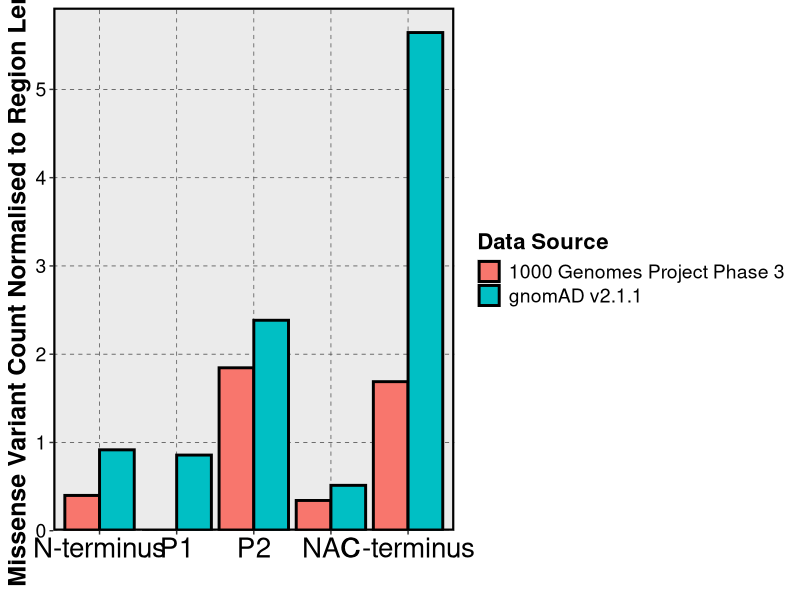
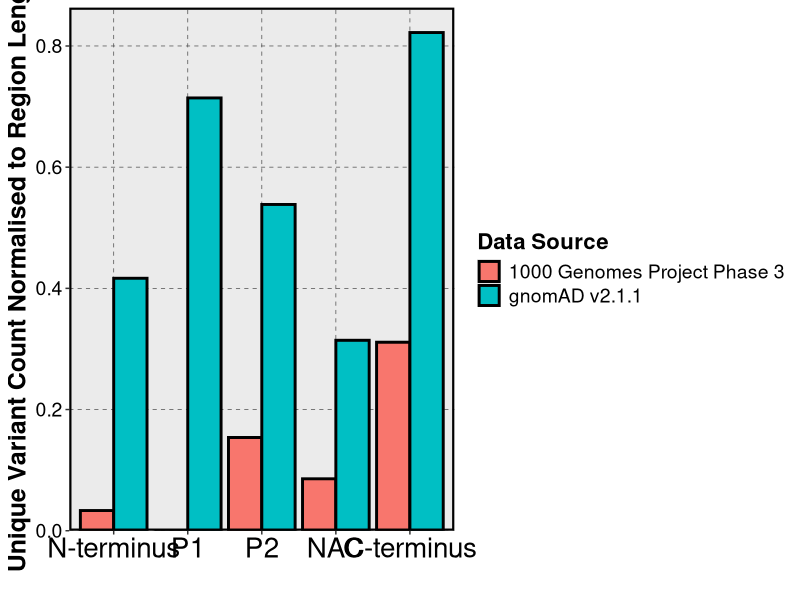
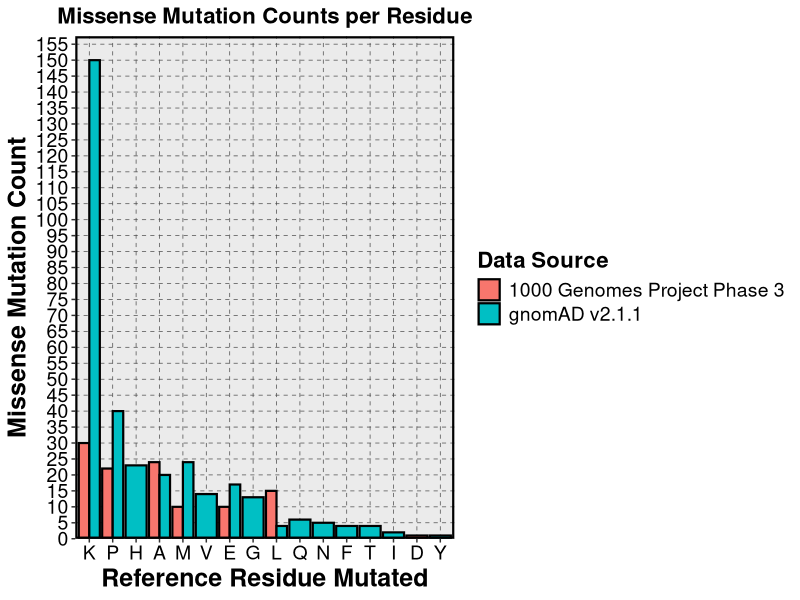
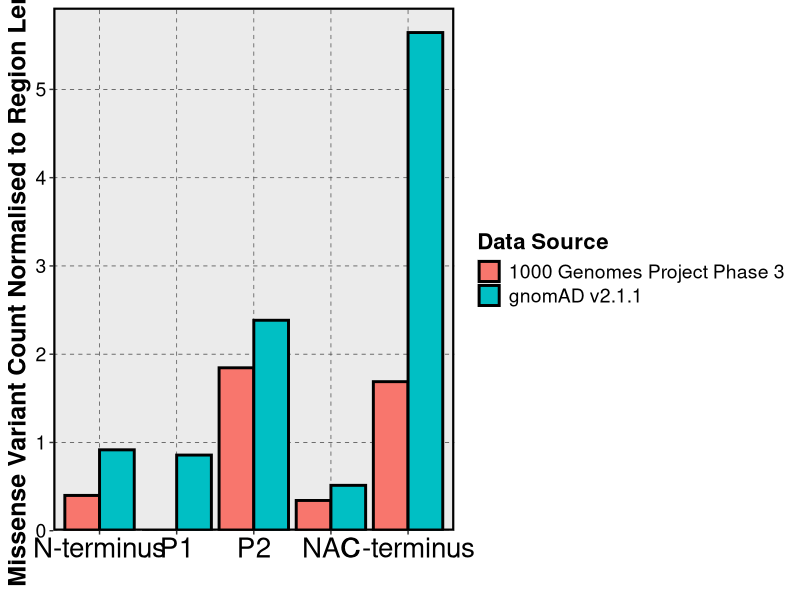
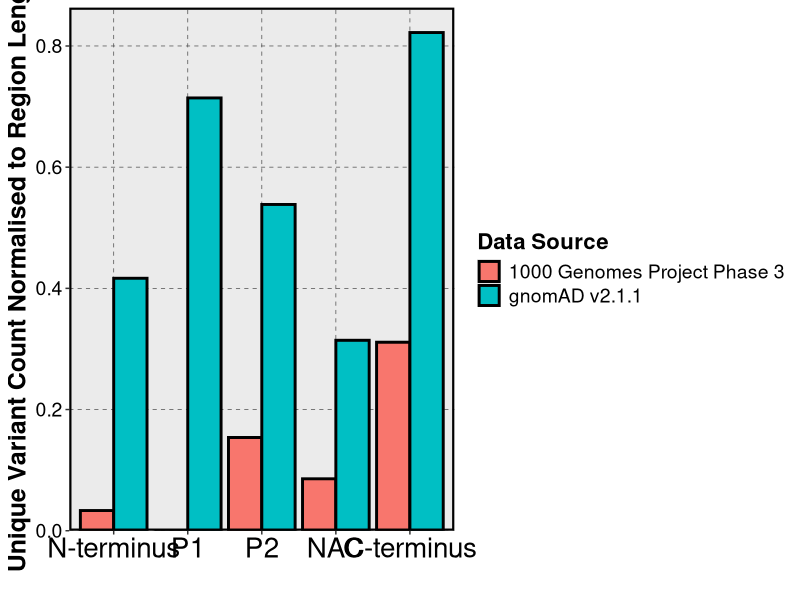
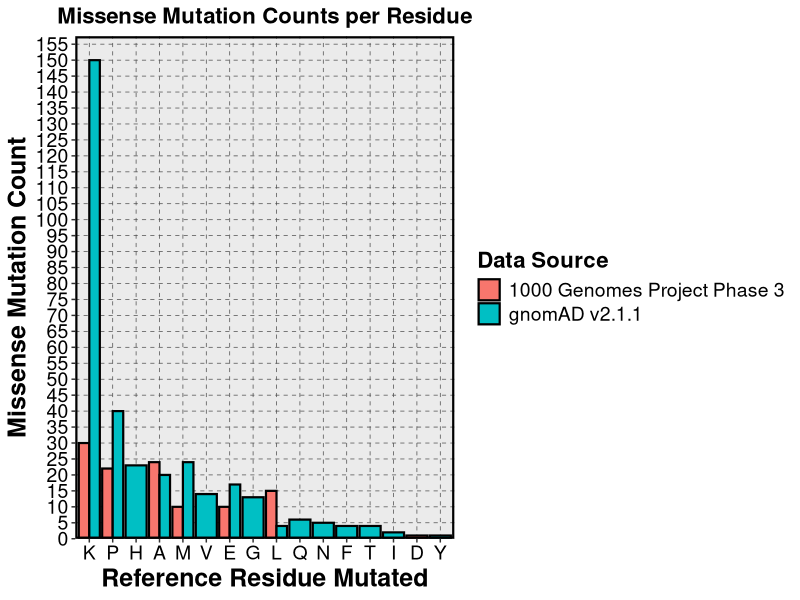

Source code (R) for these figures, in order: (Note: this script raises an error after producing the figures.)
## ---- chunk 1

if(!require("tidyverse")) install.packages("tidyverse"); library(tidyverse)

## ---- chunk 2

my_colnames <- c("residue_position", "ref_sequence", "variant", "count")

gnomad <- read_csv("gnomAD/gnomAD_SNCA_missense_only.csv")
gnomad <- gnomad[,1:(ncol(gnomad)-1)]
colnames(gnomad) <- my_colnames
gnomad$dataset <- "gnomAD v2.1.1"


genomes <- read_csv("1000genomes/1000_genomes_SNCA_missense_only.csv")
genomes <- genomes[,1:(ncol(genomes)-1)]
colnames(genomes) <- my_colnames
genomes$dataset <- "1000 Genomes Project Phase 3"


## ---- chunk 3

missense_only <- rbind(gnomad, genomes)

## ---- chunk 4
# Number of missense mutants per region

missense_count_per_region <- data.frame(dataset = "", count = 0, length = 0, region = "")
missense_unique_per_region <- data.frame(dataset = "", n = 0, length = 0, region = "")

# N-term 1-60
# P1 36-42
# P2 45-57
# NAC 61-95
# C-term 96-140

region_limits <- c(1, 60, 36, 42, 45, 57, 61, 95, 96, 140)
region_names <- c("N-terminus", "P1", "P2", "NAC", "C-terminus")
region_length <- c(60, 7, 13, 35, 45)
j = 0

for (i in 1:length(region_limits)) {
  
  if (i %% 2 != 0) {
    
    j = j + 1
    
    # Sums total counts for the specified region for each dataset
    current_count <- missense_only %>% filter(missense_only$residue_position >= region_limits[i] & 
                                              missense_only$residue_position <= region_limits[i+1]) %>% 
                                              group_by(dataset) %>% 
                                              summarise_at(vars(count), funs(sum))
    current_count$length <- region_length[j]
    current_count$region <- region_names[j]

    # Counts the number or rows for each dataset i.e de novo mutants
    current_unique <- missense_only %>% filter(missense_only$residue_position >= region_limits[i] & 
                                               missense_only$residue_position <= region_limits[i+1]) %>% 
                                               group_by(dataset) %>% 
                                               count()
    
    current_unique$length <- region_length[j]
    current_unique$region <- region_names[j]
   
    
    missense_count_per_region <- rbind(missense_count_per_region, current_count)
    missense_unique_per_region <- rbind(missense_unique_per_region, current_unique) 
  }
}

p1_tmp <- data.frame(dataset = "1000 Genomes Project Phase 3", length = 7, region = "P1", count = 0)
missense_count_per_region <- rbind(missense_count_per_region, p1_tmp)

p1_tmp <- data.frame(dataset = "1000 Genomes Project Phase 3", length = 7, region = "P1", n = 0)
missense_unique_per_region <- rbind(missense_unique_per_region, p1_tmp)




rm(list = c("current_count", "current_unique", "i", "j", "my_colnames", 
            "region_limits", "region_names", "region_length", "p1_tmp"))

## ---- chunk 5

plot_data <- merge(missense_count_per_region, missense_unique_per_region, all = TRUE)
names(plot_data)[names(plot_data) == "n"] <-"unique"
plot_data <- plot_data[2:nrow(plot_data), ]



#plot_data$length <- as.numeric(plot_data$length)
#plot_data$count <- as.numeric(plot_data$count)
#plot_data$unique <- as.numeric(plot_data$unique)

plot_data <- plot_data %>% mutate(norm_count = count/length)
plot_data <- plot_data %>% mutate(norm_unique = unique/length)

# Ordering groups for plotting
plot_data$region <- factor(plot_data$region, 
                                     levels = c("N-terminus", "P1", "P2", "NAC", "C-terminus"))

## ---- chunk 6

# Allele count norm to region length
ggplot(plot_data, aes(x = region, y = norm_count, fill = dataset)) +
  geom_bar(stat = "identity", position = "dodge", colour = "black", linewidth = 1) +
  #ggtitle("1000 Genomes Project") +
  ylab("Missense Variant Count Normalised to Region Length") +
  xlab("") +
  scale_y_continuous(expand = c(0, 0), limits = c(0, max(plot_data$norm_count) * 1.05)) +
  theme(panel.grid.major = element_line(colour = "grey30", linewidth = 0.25, 
                                          linetype = "dashed"),
        panel.grid.minor = element_blank(),
        panel.border = element_rect(colour = "black", fill = NA, linewidth = 1.5),
        plot.title = element_text(size = 20, face = "bold", hjust = 0.5),
        legend.title = element_text(size = 16, face = "bold"), 
        legend.text = element_text(size = 14),
        axis.title = element_text(size = 18, face = "bold"),
        axis.text.y = element_text(size = 14, colour = "black"),
        axis.text.x = element_text(size = 20, colour = "black")) +
  labs(fill = "Data Source")

ggsave(plot = last_plot(), file = "missense_variant_count_per_region.png", width = 12, height = 8)

# Unique mutation count norm to region length
ggplot(plot_data, aes(x = region, y = norm_unique, fill = dataset)) +
  geom_bar(stat = "identity", position = "dodge", colour = "black", linewidth = 1) +
  #ggtitle("1000 Genomes Project") +
  ylab("Unique Variant Count Normalised to Region Length") +
  xlab("") +
  scale_y_continuous(expand = c(0, 0), limits = c(0, max(plot_data$norm_unique) * 1.05)) +
  theme(panel.grid.major = element_line(colour = "grey30", linewidth = 0.25, 
                                          linetype = "dashed"),
        panel.grid.minor = element_blank(),
        panel.border = element_rect(colour = "black", fill = NA, linewidth = 1.5),
        plot.title = element_text(size = 20, face = "bold", hjust = 0.5),
        legend.title = element_text(size = 16, face = "bold"), 
        legend.text = element_text(size = 14),
        axis.title = element_text(size = 18, face = "bold"),
        axis.text.y = element_text(size = 14, colour = "black"),
        axis.text.x = element_text(size = 20, colour = "black")) +
  labs(fill = "Data Source")

ggsave(plot = last_plot(), file = "unique_missense_count_per_region.png", width = 12, height = 8)


# Cleaning Environment
rm(list = c("missense_count_per_region", "missense_unique_per_region", "plot_data"))
invisible(gc())

## ---- chunk 7

residues <- unique(genomes$ref_sequence)

current_count = 0

residue_counts_list = c()

for (i in residues) {
  
  current_count = 0
  
  for (j in 1:nrow(genomes)){
    
    if (genomes$ref_sequence[j] == i) {
      
      current_count = current_count + genomes$count[j]
      
    }
  }
  
  residue_counts_list <- append(residue_counts_list, current_count)
  
}

genomes_mutated_residue_counts <- data.frame(residue = residues, times_mutated = residue_counts_list)
genomes_mutated_residue_counts$dataset <- "1000 Genomes Project Phase 3"


#####################################################################################################


residues <- unique(gnomad$ref_sequence)

current_count = 0

residue_counts_list = c()

for (i in residues) {
  
  current_count = 0
  
  for (j in 1:nrow(gnomad)){
    
    if (gnomad$ref_sequence[j] == i) {
      
      current_count = current_count + gnomad$count[j]
      
    }
  }
  
  residue_counts_list <- append(residue_counts_list, current_count)
  
}

gnomad_mutated_residue_counts <- data.frame(residue = residues, times_mutated = residue_counts_list)
gnomad_mutated_residue_counts$dataset <- "gnomAD v2.1.1"


#########################################################################################################

mutated_residue_counts <- rbind(genomes_mutated_residue_counts, gnomad_mutated_residue_counts)

# Cleaning Environment
rm(list = c("genomes_mutated_residue_counts", "gnomad_mutated_residue_counts", 
            "current_count", "residue_counts_list", "residues", "i", "j"))
invisible(gc())

## ---- chunk 8


ggplot(mutated_residue_counts, aes(x = reorder(residue, -times_mutated), y = times_mutated, fill = dataset)) +
  geom_bar(stat = "identity", linewidth = 0.75, colour = "black", position = "dodge") +
  ggtitle("Missense Mutation Counts per Residue") +
  ylab("Missense Mutation Count") +
  xlab("Reference Residue Mutated") +
  scale_y_continuous(expand = c(0, 0), limits = c(0, max(mutated_residue_counts$times_mutated) * 1.05), 
                     breaks = seq(0,1000,5)) +
  theme(panel.grid.major = element_line(colour = "grey30", linewidth = 0.25, 
                                          linetype = "dashed"),
        panel.grid.minor = element_blank(),
        panel.border = element_rect(colour = "black", fill = NA, linewidth = 1.5),
        plot.title = element_text(size = 16, face = "bold", hjust = 0.5),
        legend.title = element_text(size = 16, face = "bold"), 
        legend.text = element_text(size = 14),
        axis.title = element_text(size = 18, face = "bold"),
        axis.text = element_text(size = 14, colour = "black")) +
  labs(fill = "Data Source")

ggsave(plot = last_plot(), file = "num_missense_per_WT_residue.png", height = 6, width = 10)



# NORMALISE TO THE NUMBER OF OCCURENCES OF EACH RESIDUE IN ASYN SEQUENCE!

asyn_sequence <- read_file("1000genomes/asyn_peptide_sequence.txt")

mutated_residue_counts$occurences <- 0

for (i in 1:nrow(mutated_residue_counts)) {
 
  mutated_residue_counts$occurences[i] <- str_count(asyn_sequence, mutated_residue_counts$residue[i])
   
}

mutated_residue_counts <- mutated_residue_counts %>% mutate(norm = times_mutated / occurences)
### ISSUE: claims that W and C occur in normal asyn and have been mutated 

ggplot(mutated_residue_counts, aes(x = reorder(residue, -norm), y = norm, fill = dataset)) +
  geom_bar(stat = "identity", linewidth = 0.75, colour = "black", position = "dodge") +
  ggtitle("Mutation Counts Normalised to Occurences in Sequence") +
  ylab("Normalised Missense Mutation Count") +
  xlab("Reference Residue Mutated") +
  scale_y_continuous(expand = c(0, 0), limits = c(0, max(mutated_residue_counts$norm) * 1.05), 
                     breaks = seq(0,100,1)) +
  theme(panel.grid.major = element_line(colour = "grey30", linewidth = 0.25, 
                                          linetype = "dashed"),
        panel.grid.minor = element_blank(),
        panel.border = element_rect(colour = "black", fill = NA, linewidth = 1.5),
        plot.title = element_text(size = 16, face = "bold", hjust = 0.5),
        legend.title = element_text(size = 16, face = "bold"), 
        legend.text = element_text(size = 14),
        axis.title = element_text(size = 18, face = "bold"),
        axis.text = element_text(size = 14, colour = "black")) +
  labs(fill = "Data Source")

ggsave(plot = last_plot(), file = "normalised_missense_count.png", height = 6, width = 10)

## ---- chunk 9

common_mutants <- missense_only[duplicated(missense_only[c("residue_position", "variant")]), 1:3]

write.csv(common_mutants, file = "common_missense_mutants.csv", row.names = FALSE)

